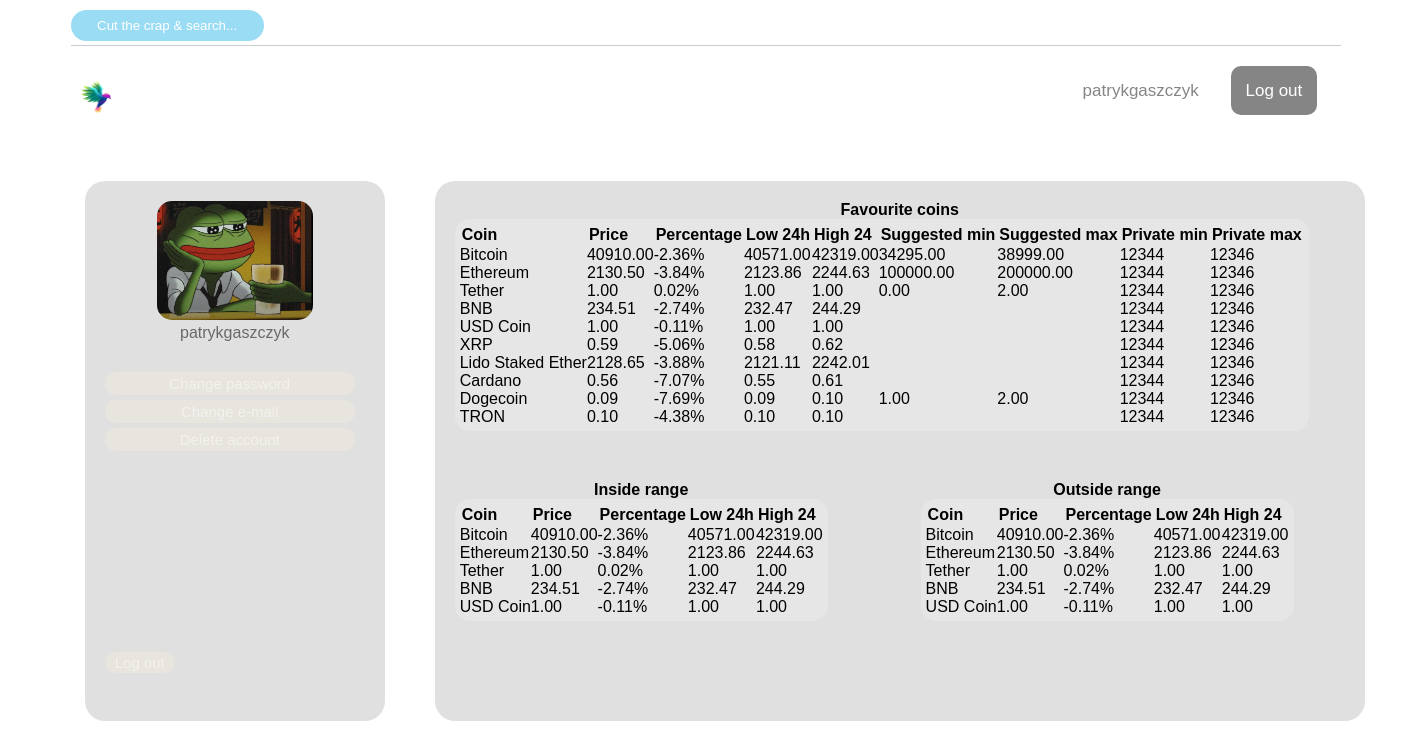
The app's page /account/patrykgaszczyk (signed in) with its own data.
### hub/models.py (models this page shows, shortened)
class Coin(models.Model):
    name = models.TextField(null=True)
    symbol = models.TextField(null=True)
    current_price = models.DecimalField(
        max_digits=20, decimal_places=10, null=True)
    history_price = models.TextField(null=True)
    upload_time = models.TextField(null=True)
    private_history_price = models.TextField(null=True)
    private_upload_time = models.TextField(null=True)
    market_cap = models.DecimalField(
        max_digits=50, decimal_places=10, null=True)
    price_change_percentage_24h = models.DecimalField(
        max_digits=20, decimal_places=10, null=True)
    high_24h = models.DecimalField(max_digits=20, decimal_places=10, null=True)
    low_24h = models.DecimalField(max_digits=20, decimal_places=10, null=True)
    market_cap_rank = models.IntegerField(null=True)
    image = models.URLField(null=True)
    cg_identifier = models.TextField(null=True)

class Ranges(models.Model):
    coin = models.OneToOneField(
        Coin, on_delete=models.CASCADE, related_name="ranges")
    min_range = models.DecimalField(
        max_digits=20, decimal_places=10, null=True)
    max_range = models.DecimalField(
        max_digits=20, decimal_places=10, null=True)

### hub/views.py (the view)
# urls.py: path("account/<user>", views.MyProfileView.as_view(), name="my-account")
class MyProfileView(View):
    def get(self, request, user):
        context = {
            "current_user": request.user,
            "coins": Coin.objects.all()[:10]
        }
        return render(request, "hub/account.html", context)

### hub/templates/hub/account.html (shortened to what this page needs)
{% extends "base.html" %}
{% load static %}
{% block css_files %}
<link rel="stylesheet" href="{% static 'hub/account.css' %}" />
{% endblock %}
{% block content %}
<div id="container1">
    <div id="col1">
        <img id="profile-pic" src="{% static 'hub/images/profile-pic.png' %}">
        <p id="username-p"> {{ user.username }}</p>
        <div id="user-actions">
            <a class="user-buttons">Change password</a>
            <a class="user-buttons">Change e-mail</a>
            <a class="user-buttons">Delete account</a>
            <div id="log-out-button">
                <a id="log-out-button-a" class="user-buttons">Log out</a>
            </div>
        </div>
    </div>
    <div id="col2">
        <div id="fav-coins">
            <h4>Favourite coins</h4>
            <table cellspacing="0">
                <tr>
                    <th>Coin</th>
                    <th>Price</th>
                    <th>Percentage</th>
                    <th>Low 24h</th>
                    <th>High 24</th>
                    <th>Suggested min</th>
                    <th>Suggested max</th>
                    <th>Private min</th>
                    <th>Private max</th>
                </tr>
                {% for coin in coins %}
                <tr>
                    <td>{{ coin.name }}</td>
                    <td>{{ coin.current_price|floatformat:2 }}</td>
                    <td>{{ coin.price_change_percentage_24h|floatformat:2 }}%</td>
                    <td>{{ coin.low_24h|floatformat:2 }}</td>
                    <td>{{ coin.high_24h|floatformat:2 }}</td>
                    <td>{{ coin.ranges.min_range|floatformat:2 }}</td>
                    <td>{{ coin.ranges.max_range|floatformat:2 }}</td>
                    <td>12344</td>
                    <td>12346</td>
                </tr>
                {% endfor %}
            </table>
        </div>
        <div id="account-ranges">
            <div id="account-min-ranges">
                <h4>Inside range</h4>
                <table cellspacing="0">
                    <tr>
                        <th>Coin</th>
                        <th>Price</th>
                        <th>Percentage</th>
                        <th>Low 24h</th>
                        <th>High 24</th>
                    </tr>
                    {% for coin in coins|slice:":5" %}
                    <tr>
                        <td>{{ coin.name }}</td>
                        <td>{{ coin.current_price|floatformat:2 }}</td>
                        <td>{{ coin.price_change_percentage_24h|floatformat:2 }}%</td>
                        <td>{{ coin.low_24h|floatformat:2 }}</td>
                        <td>{{ coin.high_24h|floatformat:2 }}</td>
                    </tr>
                    {% endfor %}
                </table>
            </div>
            <div id="account-max-ranges">
                <h4>Outside range</h4>
                <table cellspacing="0">
                    <tr>
                        <th>Coin</th>
                        <th>Price</th>
                        <th>Percentage</th>
                        <th>Low 24h</th>
                        <th>High 24</th>
                    </tr>
                    {% for coin in coins|slice:":5" %}
                    <tr>
                        <td>{{ coin.name }}</td>
                        <td>{{ coin.current_price|floatformat:2 }}</td>
                        <td>{{ coin.price_change_percentage_24h|floatformat:2 }}%</td>
                        <td>{{ coin.low_24h|floatformat:2 }}</td>
                        <td>{{ coin.high_24h|floatformat:2 }}</td>
                    </tr>
                    {% endfor %}
                </table>
            </div>
        </div>
    </div>
</div>
{% endblock %}

### templates/base.html (shortened to what this page needs)
<!DOCTYPE html>
{% load static %}
<html lang="en">
  <head>
    <link rel="stylesheet" href="https://cdnjs.cloudflare.com/ajax/libs/Chart.js/2.8.0/Chart.min.css" />
    <link rel="stylesheet" href="{% static 'app.css' %}" />
    {% block js %}{% endblock %} {% block css_files %}{% endblock %}
  </head>
  <main>
    {% block header %}
      <div id="main-navigation">
        <div id="main-search">
          <input class="scroll-link" href="#coin-search" id="main-search-input" placeholder="Cut the crap & search...">
        </div>
        <div id="main-links">
        <a target="_blank" href="https://www.youtube.com/watch?v=b1k8RdF5u2g">About us</a>
        <a target="_blank" href="https://www.leagueoflegends.com/pl-pl/champions/nidalee/">Support</a>
        <a target="_blank" href="https://www.oswietleniemeblowe.pl/pl/p/Kontakt-gniazdo-elektryczne-meblowe-z-wylacznikiem-12V/1035">Credits</a>
        </div>
      </div>
      <div id="main-information">
        <a href="{% url 'starting-page' %}" id="title">
          <img
            src="{% static 'hub/images/logo.png' %}"
            alt="Logo"
            id="logo-image"
          />
        </a>
      <div id="main-services">
        <ul>
          <a class="scroll-link" href="#coin-search">Lookup</a>
          <a class="scroll-link" href="#coin-list">Market</a>
        </ul>
      </div>
      <div id="main-logins">
        {% if user.username != "" %}
        <div id='user-info'>
          {% if user.first_name != ""%}
          <a href="{% url 'my-account' user %}" id="username_widget"> {{ user.first_name|title }} {{ user.last_name|title }} <a>
          {% else %}
          <a href="{% url 'my-account' user %}" id="username_widget"> {{ user.username }}
          {% endif %}
          <a id="register" href="{% url 'logout-button' %}">Log out</a>
        </div>
        {% endif %}
      </div>
      </div>
    {% endblock %}
    {% block content %}
    {% endblock %}
    </main>
</html>

### static/app.css (style rules this page uses)
* { margin: 0; padding: 0; box-sizing: border-box; font-family:'Trebuchet MS', 'Lucida Sans Unicode', 'Lucida Grande', 'Lucida Sans', Arial, sans-serif }
html { background-image: url("hub/images/background-pic.jpg"); }
#main-navigation { margin-top: 15px; margin-right: 10px; padding-bottom: 30px; border-bottom: 1px solid #ccc; font-size: 12px; margin-left: 5%; margin-right: 5%; }
#main-search { float: left; }
#main-links { float: right; }
#main-search-input { border: none; background-color: rgba(114, 206, 240, 0.713); color: rgba(255, 255, 255, 0.519); border-radius: 20px; padding: 8px; margin-top: -5px; text-align: center; }
#main-search-input::placeholder { color: white; }
a { color:rgba(255, 255, 255, 0.519); text-decoration: none; margin-right: 10px; margin-left: 10px; }
#main-information { padding-top: 35px; padding-bottom: 35px; width: 100%; display: flex; padding-left: 5%; padding-right: 5%; position: sticky; top: 0; z-index: 2; }
#logo-image { width: 30px; }
#title { text-decoration: none; color: rgba(255, 255, 255, 0.519); font-size: 35px; font-weight: 100px; }
#main-services, #main-logins { font-size: 17px; flex: 1; }
#main-services { margin-left: 80px; }
#main-logins { position: absolute; right: 6%; }
#register { color: white; background-color: rgba(0, 0, 0, 0.479); padding: 15px; border-radius: 10px; }
#username_widget { background-color: rgba(255, 255, 255, 0.519); color: rgba(0, 0, 0, 0.479); border-radius: 15px; padding: 7px; }

### hub/static/hub/account.css (style rules this page uses)
#container1 { width: 1330px; margin-left: 6%; margin-right: 6%; margin-top: 25px; height: 600px; }
#col1 { width: 300px; float: left; overflow: hidden; padding: 20px; background-color: rgba(0, 0, 0, 0.121); height: 90%; border-radius: 20px; text-align: center; }
#col2 { overflow: hidden; width: 930px; background-color: rgba(0, 0, 0, 0.121); height: 90%; margin-left: 350px; border-radius: 20px; display: flex; flex-direction: column; padding: 20px; text-align: center; font-size: 16px; }
#account-ranges { display: flex; flex-direction: row; margin-top: 50px; }
#fav-coins { text-align: left; }
#account-max-ranges { margin-left: 93px; text-align: left; }
#account-min-ranges { text-align: left; }
#username-p { color: rgba(0, 0, 0, 0.533) }
#profile-pic { border-radius: 15px; width: 60%; }
#user-actions { margin-top: 30px; margin-left: -10px; position: relative; height: 300px; display: flex; flex-direction: column; }
.user-buttons { font-size: 15px; margin-bottom: 5px; background-color: rgba(250, 235, 215, 0.268); border-radius: 10px; text-align: center; padding: 3px; }
#log-out-button { position:absolute; bottom: 0px; }
#log-out-button-a { padding-top: 2px; padding-bottom: 2px; padding-left: 10px; padding-right: 10px; }
table { background-color: rgba(255, 255, 255, 0.195); border-radius: 15px; padding: 5px; }
h4 { text-align: center; }
table tr th { padding: 2px; border-radius: 15px; }

### records on screen
Coin: name "Bitcoin", current_price "40910.00", price_change_percentage_24h "-2.36", low_24h "40571.00", high_24h "42319.00", ranges.min_range "34295.00", ranges.max_range "38999.00"
Coin: name "Ethereum", current_price "2130.50", price_change_percentage_24h "-3.84", low_24h "2123.86", high_24h "2244.63", ranges.min_range "100000.00", ranges.max_range "200000.00"
Coin: name "Tether", current_price "1.00", price_change_percentage_24h "0.02", low_24h "1.00", high_24h "1.00", ranges.min_range "0.00", ranges.max_range "2.00"
Coin: name "BNB", current_price "234.51", price_change_percentage_24h "-2.74", low_24h "232.47", high_24h "244.29"
Coin: name "USD Coin", current_price "1.00", price_change_percentage_24h "-0.11", low_24h "1.00", high_24h "1.00"
Coin: name "XRP", current_price "0.59", price_change_percentage_24h "-5.06", low_24h "0.58", high_24h "0.62"
Coin: name "Lido Staked Ether", current_price "2128.65", price_change_percentage_24h "-3.88", low_24h "2121.11", high_24h "2242.01"
Coin: name "Cardano", current_price "0.56", price_change_percentage_24h "-7.07", low_24h "0.55", high_24h "0.61"
Coin: name "Dogecoin", current_price "0.09", price_change_percentage_24h "-7.69", low_24h "0.09", high_24h "0.10", ranges.min_range "1.00", ranges.max_range "2.00"
Coin: name "TRON", current_price "0.10", price_change_percentage_24h "-4.38", low_24h "0.10", high_24h "0.10"

### other values on screen
{{ user.username }} "patrykgaszczyk"
